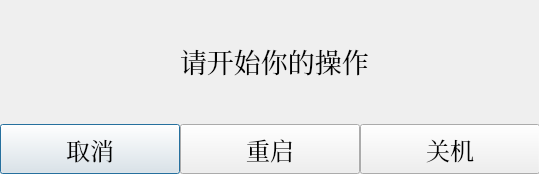
<?xml version="1.0" encoding="UTF-8"?>
<ui version="4.0">
 <class>shutdownWindow</class>
 <widget class="QDialog" name="shutdownWindow">
  <property name="geometry">
   <rect>
    <x>0</x>
    <y>0</y>
    <width>539</width>
    <height>174</height>
   </rect>
  </property>
  <property name="minimumSize">
   <size>
    <width>539</width>
    <height>174</height>
   </size>
  </property>
  <property name="maximumSize">
   <size>
    <width>539</width>
    <height>174</height>
   </size>
  </property>
  <property name="font">
   <font>
    <family>Noto Serif CJK SC</family>
    <pointsize>18</pointsize>
   </font>
  </property>
  <property name="windowTitle">
   <string>注意</string>
  </property>
  <widget class="QPushButton" name="btCancel">
   <property name="geometry">
    <rect>
     <x>0</x>
     <y>124</y>
     <width>180</width>
     <height>50</height>
    </rect>
   </property>
   <property name="text">
    <string>取消</string>
   </property>
  </widget>
  <widget class="QPushButton" name="btReboot">
   <property name="geometry">
    <rect>
     <x>180</x>
     <y>124</y>
     <width>180</width>
     <height>50</height>
    </rect>
   </property>
   <property name="text">
    <string>重启</string>
   </property>
  </widget>
  <widget class="QPushButton" name="btShutdown">
   <property name="geometry">
    <rect>
     <x>360</x>
     <y>124</y>
     <width>180</width>
     <height>50</height>
    </rect>
   </property>
   <property name="text">
    <string>关机</string>
   </property>
  </widget>
  <widget class="QLabel" name="lbLogo">
   <property name="geometry">
    <rect>
     <x>10</x>
     <y>10</y>
     <width>131</width>
     <height>101</height>
    </rect>
   </property>
   <property name="text">
    <string/>
   </property>
   <property name="pixmap">
    <pixmap resource="resources.qrc">:/icons/icons/reboot.png</pixmap>
   </property>
  </widget>
  <widget class="QLabel" name="lbTip">
   <property name="geometry">
    <rect>
     <x>180</x>
     <y>40</y>
     <width>201</width>
     <height>41</height>
    </rect>
   </property>
   <property name="font">
    <font>
     <pointsize>20</pointsize>
    </font>
   </property>
   <property name="text">
    <string>请开始你的操作</string>
   </property>
  </widget>
 </widget>
 <resources>
  <include location="resources.qrc"/>
 </resources>
 <connections/>
</ui>
